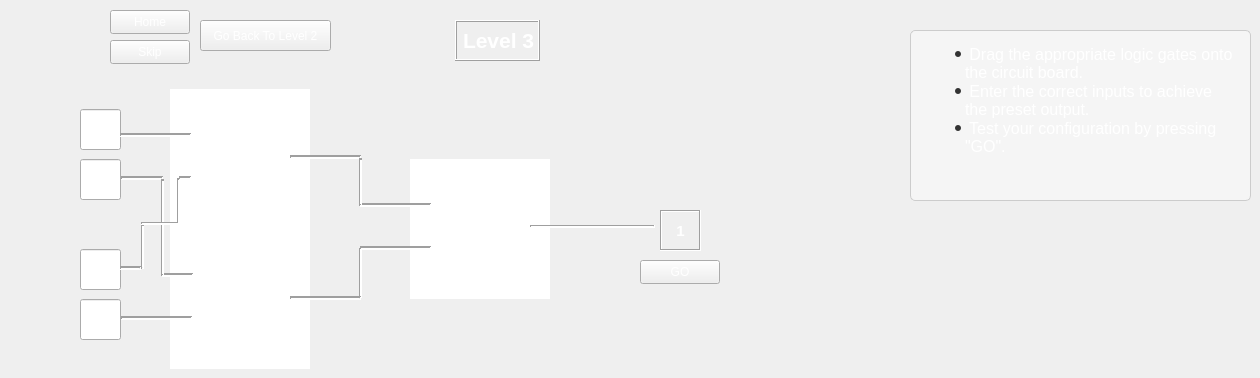
   <widget class="QWidget" name="level9">
    <property name="styleSheet">
     <string notr="true">color: white;</string>
    </property>
    <widget class="QPushButton" name="skipButton_9">
     <property name="geometry">
      <rect>
       <x>110</x>
       <y>40</y>
       <width>80</width>
       <height>24</height>
      </rect>
     </property>
     <property name="text">
      <string>Skip</string>
     </property>
    </widget>
    <widget class="CustomLineEdit" name="level9Input2">
     <property name="geometry">
      <rect>
       <x>80</x>
       <y>159</y>
       <width>41</width>
       <height>41</height>
      </rect>
     </property>
     <property name="alignment">
      <set>Qt::AlignCenter</set>
     </property>
    </widget>
    <widget class="Line" name="line_39">
     <property name="geometry">
      <rect>
       <x>121</x>
       <y>170</y>
       <width>42</width>
       <height>16</height>
      </rect>
     </property>
     <property name="frameShadow">
      <enum>QFrame::Sunken</enum>
     </property>
     <property name="lineWidth">
      <number>2</number>
     </property>
     <property name="orientation">
      <enum>Qt::Horizontal</enum>
     </property>
    </widget>
    <widget class="QPushButton" name="backToLevel1_8">
     <property name="geometry">
      <rect>
       <x>200</x>
       <y>20</y>
       <width>131</width>
       <height>31</height>
      </rect>
     </property>
     <property name="font">
      <font>
       <pointsize>9</pointsize>
      </font>
     </property>
     <property name="text">
      <string>Go Back To Level 2</string>
     </property>
    </widget>
    <widget class="Custom_GraphicsView" name="gateOneLevel9">
     <property name="geometry">
      <rect>
       <x>170</x>
       <y>89</y>
       <width>140</width>
       <height>140</height>
      </rect>
     </property>
     <property name="frameShape">
      <enum>QFrame::NoFrame</enum>
     </property>
     <property name="lineWidth">
      <number>1</number>
     </property>
    </widget>
    <widget class="CustomLineEdit" name="level9Input4">
     <property name="geometry">
      <rect>
       <x>80</x>
       <y>299</y>
       <width>41</width>
       <height>41</height>
      </rect>
     </property>
     <property name="alignment">
      <set>Qt::AlignCenter</set>
     </property>
    </widget>
    <widget class="QLabel" name="label_18">
     <property name="geometry">
      <rect>
       <x>660</x>
       <y>210</y>
       <width>41</width>
       <height>41</height>
      </rect>
     </property>
     <property name="font">
      <font>
       <pointsize>11</pointsize>
       <bold>true</bold>
      </font>
     </property>
     <property name="frameShape">
      <enum>QFrame::Box</enum>
     </property>
     <property name="frameShadow">
      <enum>QFrame::Sunken</enum>
     </property>
     <property name="text">
      <string>1</string>
     </property>
     <property name="alignment">
      <set>Qt::AlignCenter</set>
     </property>
    </widget>
    <widget class="Custom_GraphicsView" name="gateThreeLevel9">
     <property name="geometry">
      <rect>
       <x>410</x>
       <y>159</y>
       <width>140</width>
       <height>140</height>
      </rect>
     </property>
     <property name="frameShape">
      <enum>QFrame::NoFrame</enum>
     </property>
     <property name="lineWidth">
      <number>1</number>
     </property>
    </widget>
    <widget class="Custom_GraphicsView" name="gateTwoLevel9">
     <property name="geometry">
      <rect>
       <x>170</x>
       <y>229</y>
       <width>140</width>
       <height>140</height>
      </rect>
     </property>
     <property name="frameShape">
      <enum>QFrame::NoFrame</enum>
     </property>
     <property name="lineWidth">
      <number>1</number>
     </property>
    </widget>
    <widget class="CustomLineEdit" name="level9Input1">
     <property name="geometry">
      <rect>
       <x>80</x>
       <y>109</y>
       <width>41</width>
       <height>41</height>
      </rect>
     </property>
     <property name="alignment">
      <set>Qt::AlignCenter</set>
     </property>
    </widget>
    <widget class="Line" name="line_43">
     <property name="geometry">
      <rect>
       <x>360</x>
       <y>197</y>
       <width>71</width>
       <height>16</height>
      </rect>
     </property>
     <property name="frameShadow">
      <enum>QFrame::Sunken</enum>
     </property>
     <property name="lineWidth">
      <number>2</number>
     </property>
     <property name="orientation">
      <enum>Qt::Horizontal</enum>
     </property>
    </widget>
    <widget class="Line" name="line_44">
     <property name="geometry">
      <rect>
       <x>120</x>
       <y>127</y>
       <width>71</width>
       <height>16</height>
      </rect>
     </property>
     <property name="frameShadow">
      <enum>QFrame::Sunken</enum>
     </property>
     <property name="lineWidth">
      <number>2</number>
     </property>
     <property name="orientation">
      <enum>Qt::Horizontal</enum>
     </property>
    </widget>
    <widget class="QPushButton" name="goButtonLevelNine">
     <property name="geometry">
      <rect>
       <x>640</x>
       <y>260</y>
       <width>80</width>
       <height>24</height>
      </rect>
     </property>
     <property name="text">
      <string>GO</string>
     </property>
    </widget>
    <widget class="CustomLineEdit" name="level9Input3">
     <property name="geometry">
      <rect>
       <x>80</x>
       <y>249</y>
       <width>41</width>
       <height>41</height>
      </rect>
     </property>
     <property name="alignment">
      <set>Qt::AlignCenter</set>
     </property>
    </widget>
    <widget class="QLabel" name="label_19">
     <property name="geometry">
      <rect>
       <x>455</x>
       <y>20</y>
       <width>85</width>
       <height>41</height>
      </rect>
     </property>
     <property name="font">
      <font>
       <pointsize>16</pointsize>
       <bold>true</bold>
      </font>
     </property>
     <property name="frameShape">
      <enum>QFrame::Box</enum>
     </property>
     <property name="frameShadow">
      <enum>QFrame::Raised</enum>
     </property>
     <property name="text">
      <string>Level 3</string>
     </property>
     <property name="textFormat">
      <enum>Qt::MarkdownText</enum>
     </property>
    </widget>
    <widget class="Line" name="line_45">
     <property name="geometry">
      <rect>
       <x>359</x>
       <y>248</y>
       <width>3</width>
       <height>50</height>
      </rect>
     </property>
     <property name="frameShadow">
      <enum>QFrame::Sunken</enum>
     </property>
     <property name="lineWidth">
      <number>2</number>
     </property>
     <property name="orientation">
      <enum>Qt::Vertical</enum>
     </property>
    </widget>
    <widget class="QPushButton" name="homeButton_9">
     <property name="geometry">
      <rect>
       <x>110</x>
       <y>10</y>
       <width>80</width>
       <height>24</height>
      </rect>
     </property>
     <property name="text">
      <string>Home</string>
     </property>
    </widget>
    <widget class="Line" name="line_46">
     <property name="geometry">
      <rect>
       <x>290</x>
       <y>149</y>
       <width>71</width>
       <height>16</height>
      </rect>
     </property>
     <property name="frameShadow">
      <enum>QFrame::Sunken</enum>
     </property>
     <property name="lineWidth">
      <number>2</number>
     </property>
     <property name="orientation">
      <enum>Qt::Horizontal</enum>
     </property>
    </widget>
    <widget class="Line" name="line_47">
     <property name="geometry">
      <rect>
       <x>162</x>
       <y>267</y>
       <width>31</width>
       <height>16</height>
      </rect>
     </property>
     <property name="frameShadow">
      <enum>QFrame::Sunken</enum>
     </property>
     <property name="lineWidth">
      <number>2</number>
     </property>
     <property name="orientation">
      <enum>Qt::Horizontal</enum>
     </property>
    </widget>
    <widget class="Line" name="line_48">
     <property name="geometry">
      <rect>
       <x>359</x>
       <y>158</y>
       <width>3</width>
       <height>48</height>
      </rect>
     </property>
     <property name="frameShadow">
      <enum>QFrame::Sunken</enum>
     </property>
     <property name="lineWidth">
      <number>2</number>
     </property>
     <property name="orientation">
      <enum>Qt::Vertical</enum>
     </property>
    </widget>
    <widget class="Line" name="line_49">
     <property name="geometry">
      <rect>
       <x>360</x>
       <y>240</y>
       <width>71</width>
       <height>16</height>
      </rect>
     </property>
     <property name="frameShadow">
      <enum>QFrame::Sunken</enum>
     </property>
     <property name="lineWidth">
      <number>2</number>
     </property>
     <property name="orientation">
      <enum>Qt::Horizontal</enum>
     </property>
    </widget>
    <widget class="Line" name="line_50">
     <property name="geometry">
      <rect>
       <x>161</x>
       <y>179</y>
       <width>3</width>
       <height>97</height>
      </rect>
     </property>
     <property name="frameShadow">
      <enum>QFrame::Sunken</enum>
     </property>
     <property name="lineWidth">
      <number>2</number>
     </property>
     <property name="orientation">
      <enum>Qt::Vertical</enum>
     </property>
    </widget>
    <widget class="Line" name="line_51">
     <property name="geometry">
      <rect>
       <x>120</x>
       <y>260</y>
       <width>21</width>
       <height>16</height>
      </rect>
     </property>
     <property name="frameShadow">
      <enum>QFrame::Sunken</enum>
     </property>
     <property name="lineWidth">
      <number>2</number>
     </property>
     <property name="orientation">
      <enum>Qt::Horizontal</enum>
     </property>
    </widget>
    <widget class="Line" name="line_52">
     <property name="geometry">
      <rect>
       <x>141</x>
       <y>224</y>
       <width>3</width>
       <height>45</height>
      </rect>
     </property>
     <property name="frameShadow">
      <enum>QFrame::Sunken</enum>
     </property>
     <property name="lineWidth">
      <number>2</number>
     </property>
     <property name="orientation">
      <enum>Qt::Vertical</enum>
     </property>
    </widget>
    <widget class="Line" name="line_53">
     <property name="geometry">
      <rect>
       <x>141</x>
       <y>222</y>
       <width>38</width>
       <height>3</height>
      </rect>
     </property>
     <property name="frameShadow">
      <enum>QFrame::Sunken</enum>
     </property>
     <property name="lineWidth">
      <number>2</number>
     </property>
     <property name="orientation">
      <enum>Qt::Horizontal</enum>
     </property>
    </widget>
    <widget class="Line" name="line_54">
     <property name="geometry">
      <rect>
       <x>177</x>
       <y>178</y>
       <width>3</width>
       <height>45</height>
      </rect>
     </property>
     <property name="frameShadow">
      <enum>QFrame::Sunken</enum>
     </property>
     <property name="lineWidth">
      <number>2</number>
     </property>
     <property name="orientation">
      <enum>Qt::Vertical</enum>
     </property>
    </widget>
    <widget class="Line" name="line_55">
     <property name="geometry">
      <rect>
       <x>179</x>
       <y>170</y>
       <width>12</width>
       <height>16</height>
      </rect>
     </property>
     <property name="frameShadow">
      <enum>QFrame::Sunken</enum>
     </property>
     <property name="lineWidth">
      <number>2</number>
     </property>
     <property name="orientation">
      <enum>Qt::Horizontal</enum>
     </property>
    </widget>
    <widget class="Line" name="line_42">
     <property name="geometry">
      <rect>
       <x>290</x>
       <y>290</y>
       <width>71</width>
       <height>16</height>
      </rect>
     </property>
     <property name="frameShadow">
      <enum>QFrame::Sunken</enum>
     </property>
     <property name="lineWidth">
      <number>2</number>
     </property>
     <property name="orientation">
      <enum>Qt::Horizontal</enum>
     </property>
    </widget>
    <widget class="Line" name="line_41">
     <property name="geometry">
      <rect>
       <x>121</x>
       <y>310</y>
       <width>71</width>
       <height>16</height>
      </rect>
     </property>
     <property name="frameShadow">
      <enum>QFrame::Sunken</enum>
     </property>
     <property name="lineWidth">
      <number>2</number>
     </property>
     <property name="orientation">
      <enum>Qt::Horizontal</enum>
     </property>
    </widget>
    <widget class="Line" name="line_40">
     <property name="geometry">
      <rect>
       <x>530</x>
       <y>225</y>
       <width>125</width>
       <height>3</height>
      </rect>
     </property>
     <property name="frameShadow">
      <enum>QFrame::Sunken</enum>
     </property>
     <property name="lineWidth">
      <number>2</number>
     </property>
     <property name="orientation">
      <enum>Qt::Horizontal</enum>
     </property>
    </widget>
    <widget class="QTextBrowser" name="textBrowser_9">
     <property name="geometry">
      <rect>
       <x>910</x>
       <y>30</y>
       <width>341</width>
       <height>171</height>
      </rect>
     </property>
     <property name="styleSheet">
      <string notr="true">QTextBrowser {
  background-color: #f5f5f5; /* Light grey background */
  color: #333333; /* Dark grey text */
  border: 1px solid #cccccc; /* Light grey border */
  border-radius: 5px; /* Rounded corners */
  padding: 10px; /* Spacing between text and border */
  font-family: 'Segoe UI'; /* Modern font */
  font-size: 12pt; /* Font size */
}

QTextBrowser::hover {
  border-color: #a0a0a0; /* Darker border on hover */
}

QTextBrowser QScrollBar:vertical {
  border: none;
  background: #e0e0e0; /* Scrollbar track color */
  width: 10px; /* Width of the scrollbar */
  margin: 10px 0 10px 0; /* Top and bottom margin */
  border-radius: 4px; /* Rounded corners for scrollbar */
}

QTextBrowser QScrollBar::handle:vertical {
  background: #a5d6a7; /* Color of the scrollbar handle */
  min-height: 20px; /* Minimum handle size */
  border-radius: 4px; /* Rounded corners for handle */
}

QTextBrowser QScrollBar::handle:vertical:hover {
  background: #81c784; /* Scrollbar handle color when hovered */
}

QTextBrowser QScrollBar::add-line:vertical,
QTextBrowser QScrollBar::sub-line:vertical {
  border: none;
  background: none; /* No arrows at the top and bottom */
}

QTextBrowser QScrollBar::add-page:vertical,
QTextBrowser QScrollBar::sub-page:vertical {
  background: none; /* No background for the area between handle and buttons */
}</string>
     </property>
     <property name="html">
      <string>&lt;!DOCTYPE HTML PUBLIC &quot;-//W3C//DTD HTML 4.0//EN&quot; &quot;http://www.w3.org/TR/REC-html40/strict.dtd&quot;&gt;
&lt;html&gt;&lt;head&gt;&lt;meta name=&quot;qrichtext&quot; content=&quot;1&quot; /&gt;&lt;meta charset=&quot;utf-8&quot; /&gt;&lt;style type=&quot;text/css&quot;&gt;
p, li { white-space: pre-wrap; }
hr { height: 1px; border-width: 0; }
li.unchecked::marker { content: &quot;\2610&quot;; }
li.checked::marker { content: &quot;\2612&quot;; }
&lt;/style&gt;&lt;/head&gt;&lt;body style=&quot; font-family:'Segoe UI'; font-size:12pt; font-weight:400; font-style:normal;&quot;&gt;
&lt;ul style=&quot;margin-top: 0px; margin-bottom: 0px; margin-left: 0px; margin-right: 0px; -qt-list-indent: 1;&quot;&gt;
&lt;li style=&quot; margin-top:12px; margin-bottom:0px; margin-left:0px; margin-right:0px; -qt-block-indent:0; text-indent:0px;&quot;&gt;&lt;span style=&quot; color:#ffffff;&quot;&gt; Drag the appropriate logic gates onto the circuit board.&lt;/span&gt;&lt;/li&gt;
&lt;li style=&quot; color:#ffffff;&quot; style=&quot; margin-top:0px; margin-bottom:0px; margin-left:0px; margin-right:0px; -qt-block-indent:0; text-indent:0px;&quot;&gt; Enter the correct inputs to achieve the preset output.&lt;/li&gt;
&lt;li style=&quot; color:#ffffff;&quot; style=&quot; margin-top:0px; margin-bottom:12px; margin-left:0px; margin-right:0px; -qt-block-indent:0; text-indent:0px;&quot;&gt; Test your configuration by pressing &amp;quot;GO&amp;quot;.&lt;/li&gt;&lt;/ul&gt;&lt;/body&gt;&lt;/html&gt;</string>
     </property>
    </widget>
   </widget>
